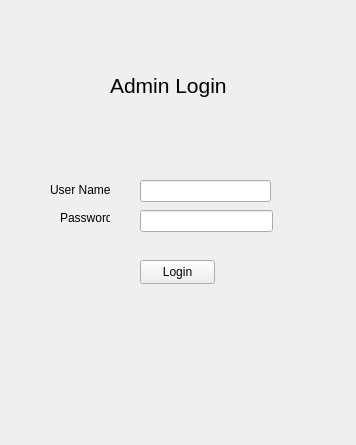
<?xml version="1.0" encoding="UTF-8"?>
<ui version="4.0">
 <class>adminLogin</class>
 <widget class="QWidget" name="adminLogin">
  <property name="geometry">
   <rect>
    <x>0</x>
    <y>0</y>
    <width>356</width>
    <height>445</height>
   </rect>
  </property>
  <property name="windowTitle">
   <string>Form</string>
  </property>
  <widget class="QLineEdit" name="loginPassword">
   <property name="geometry">
    <rect>
     <x>140</x>
     <y>210</y>
     <width>133</width>
     <height>22</height>
    </rect>
   </property>
  </widget>
  <widget class="QPushButton" name="loginButton">
   <property name="geometry">
    <rect>
     <x>140</x>
     <y>260</y>
     <width>75</width>
     <height>24</height>
    </rect>
   </property>
   <property name="text">
    <string>Login</string>
   </property>
  </widget>
  <widget class="QLineEdit" name="loginName">
   <property name="geometry">
    <rect>
     <x>140</x>
     <y>180</y>
     <width>131</width>
     <height>22</height>
    </rect>
   </property>
  </widget>
  <widget class="QLabel" name="label_3">
   <property name="geometry">
    <rect>
     <x>50</x>
     <y>180</y>
     <width>61</width>
     <height>20</height>
    </rect>
   </property>
   <property name="text">
    <string>User Name</string>
   </property>
  </widget>
  <widget class="QLabel" name="label_4">
   <property name="geometry">
    <rect>
     <x>60</x>
     <y>210</y>
     <width>50</width>
     <height>16</height>
    </rect>
   </property>
   <property name="text">
    <string>Password</string>
   </property>
  </widget>
  <widget class="QLabel" name="label">
   <property name="geometry">
    <rect>
     <x>110</x>
     <y>60</y>
     <width>171</width>
     <height>51</height>
    </rect>
   </property>
   <property name="font">
    <font>
     <pointsize>16</pointsize>
    </font>
   </property>
   <property name="text">
    <string>Admin Login</string>
   </property>
  </widget>
 </widget>
 <resources/>
 <connections/>
</ui>
